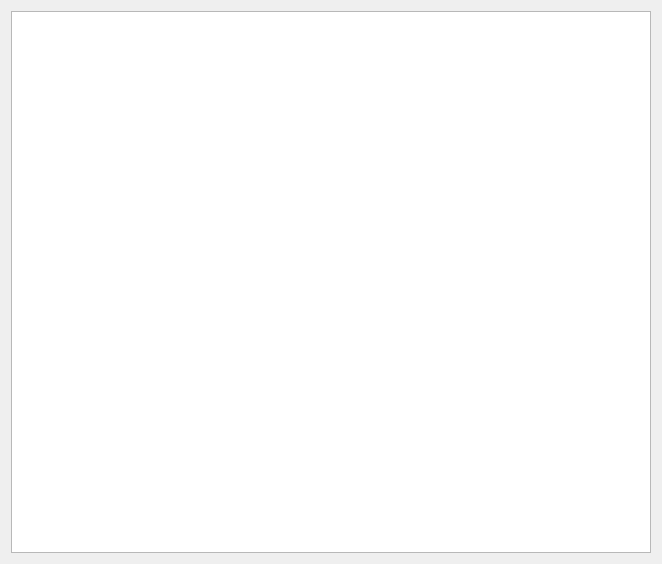
<?xml version="1.0" encoding="UTF-8"?>
<ui version="4.0">
 <class>Mylist_widget</class>
 <widget class="QWidget" name="Mylist_widget">
  <property name="geometry">
   <rect>
    <x>0</x>
    <y>0</y>
    <width>662</width>
    <height>564</height>
   </rect>
  </property>
  <property name="windowTitle">
   <string>Mylist</string>
  </property>
  <layout class="QVBoxLayout" name="verticalLayout">
   <item>
    <widget class="QListView" name="statues_listView">
     <property name="font">
      <font>
       <family>DejaVu Sans</family>
       <pointsize>15</pointsize>
      </font>
     </property>
    </widget>
   </item>
  </layout>
 </widget>
 <resources/>
 <connections/>
</ui>
